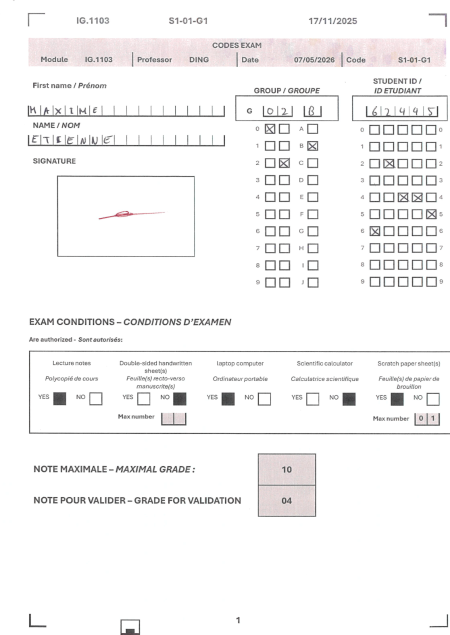
#> input picture utils/assets/form_template_ref.png, 900 x 1270 px (shown at 1/2 size); its folder holds only this picture in this run
$ python -i ocr_utils_backup.py   (imports and definitions only)
#> lines starting #> are read from the running program, lines starting #| are printed output that depends on the picture; after the words box and inside, x2 and y2 are one past the last pixel; in counts of white or black regions, pixels touching at a corner belong together
#> further down, picture is the input picture: shape (1270, 900, 3); mean B, G, R 245.5, 245.4, 246.1
"""
OCR pour textes imprimés et manuscrits.

Backend principal : easyocr (pur Python, sans binaire externe).
Pour les petites cases numériques : classification bas niveau par
analyse de composantes connexes (sans OCR externe).
"""

import re
import cv2
import numpy as np

# -----------------------------------------------------------------------
# Initialisation easyocr (singleton, chargé une seule fois)
# -----------------------------------------------------------------------
_reader = None

def _get_reader():
    global _reader
    if _reader is None:
        import easyocr
        _reader = easyocr.Reader(['en', 'fr'], verbose=False)
    return _reader


# -----------------------------------------------------------------------
# Prétraitement commun
# -----------------------------------------------------------------------

def _to_gray(img: np.ndarray) -> np.ndarray:
    return img if len(img.shape) == 2 else cv2.cvtColor(img, cv2.COLOR_BGR2GRAY)


# [22 lines left out: functions _upscale_binarize, _extract_ink_channel, not called in this run]


# -----------------------------------------------------------------------
# Lecture via easyocr
# -----------------------------------------------------------------------

def _ocr_raw(img: np.ndarray, allowlist: str | None = None) -> str:
    """Lance easyocr et retourne le texte brut concaténé."""
    reader = _get_reader()
    kwargs = {}
    if allowlist:
        kwargs["allowlist"] = allowlist
    try:
        results = reader.readtext(img, detail=0, **kwargs)
        return " ".join(str(r) for r in results).strip()
    except Exception:
        return ""


# [4 lines left out: function ocr_text, not called in this run]


# -----------------------------------------------------------------------
# Lecture de la bande CODES EXAM
# -----------------------------------------------------------------------

_RE_MODULE  = re.compile(r"Module\s*[|:\s]\s*([\w.]+)", re.IGNORECASE)
_RE_PROF    = re.compile(r"Profess(?:or|eur)\s*[|:\s]\s*([\w-]+)", re.IGNORECASE)
_RE_DATE    = re.compile(r"Date\s*[|:\s]\s*(\d{1,2}[/.\-]\d{1,2}[/.\-]\d{2,4})",
                         re.IGNORECASE)
_RE_CODE    = re.compile(r"Code\s*[|:\s]\s*([\w-]+)", re.IGNORECASE)
# Date nue sans label (ex: "17/11/2025" dans le header du haut)
_RE_DATE_BARE = re.compile(r"\b(\d{1,2}[/.\-]\d{1,2}[/.\-]\d{2,4})\b")


# [260 lines left out: functions ocr_top_header, ocr_codes_exam, _digit_features, _classify_digit, ocr_digit, _segment_digits, not called in this run]


def ocr_number(img: np.ndarray) -> int | None:
    """
    Lit un entier imprimé dans une case (ex : Note maximale = 20).
    Essaie easyocr d'abord, puis segmentation + classification bas niveau.
    """
    if img is None or img.size == 0:
        return None

    # -- Tentative easyocr (upscale agressif) ----------------------------
    gray = _to_gray(img)
    big  = cv2.resize(gray, (gray.shape[1] * 6, gray.shape[0] * 6),
                      interpolation=cv2.INTER_CUBIC)
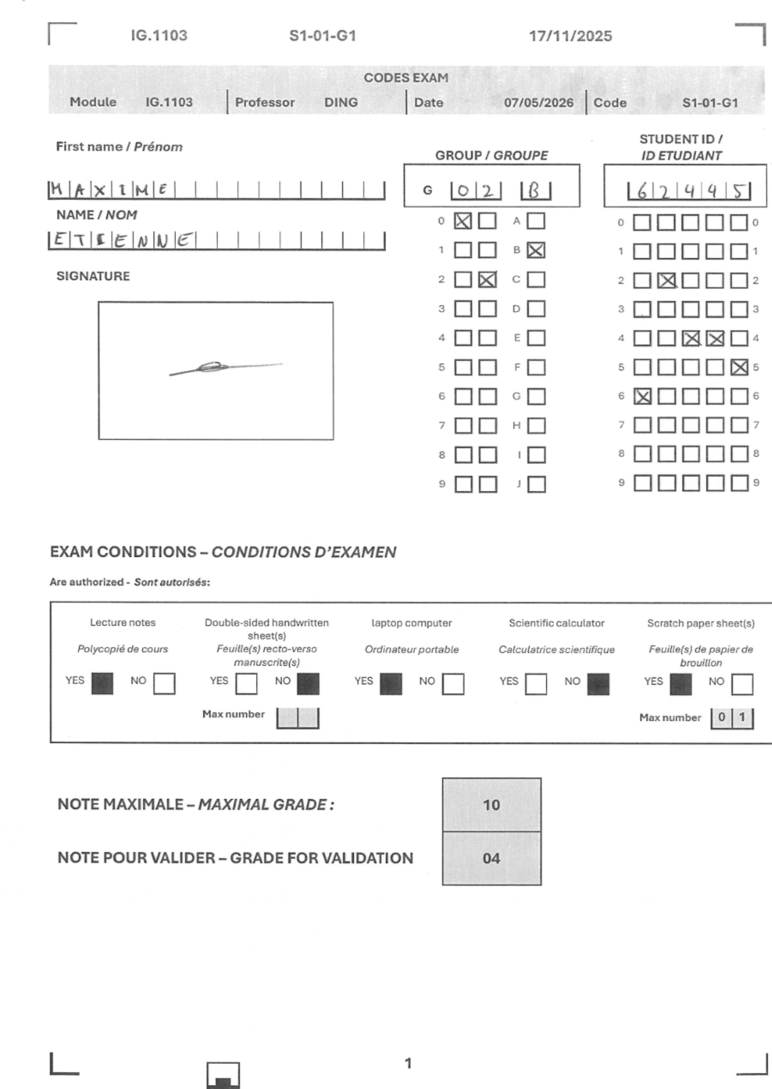
#> big: shape (7620, 5400) (shown at 1/7 size); min 22, max 255, mean 245.5
    _, thresh = cv2.threshold(big, 0, 255,
                              cv2.THRESH_BINARY + cv2.THRESH_OTSU)
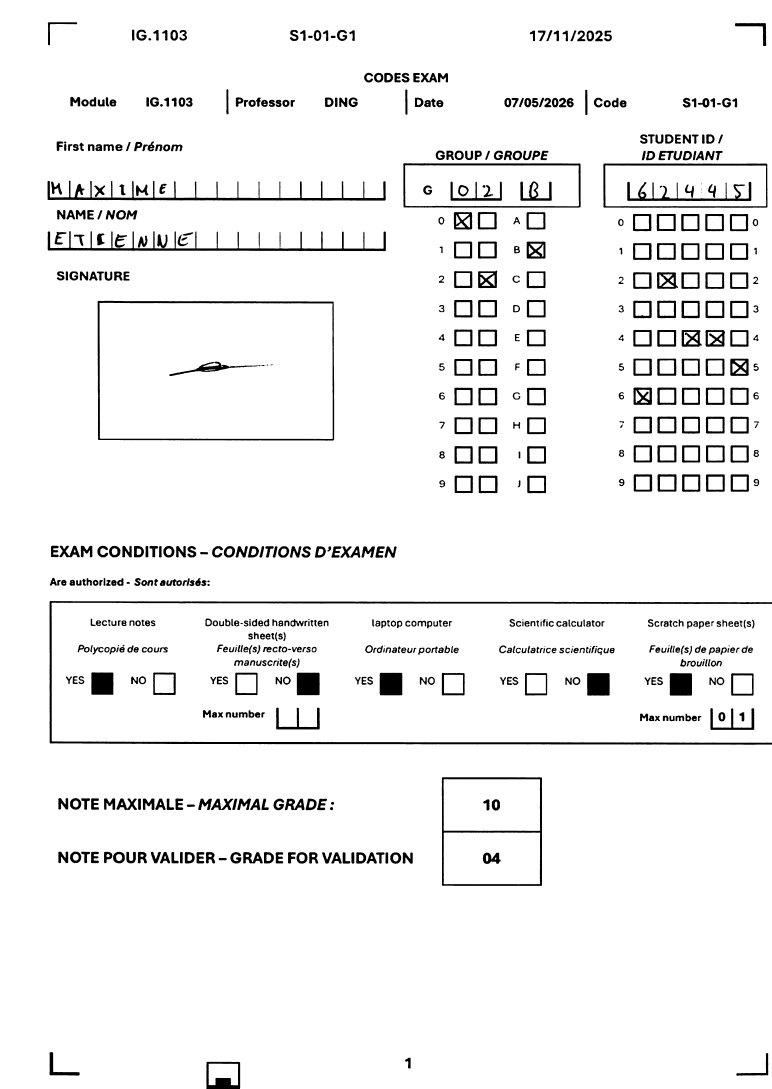
#> thresh: shape (7620, 5400) (shown at 1/7 size); 94.8% white; 726 black regions (2 under 20 px), largest, box (x1, y1, x2, y2) and area: (347, 4207, 5400, 5213) 146229, (333, 1265, 2700, 1404) 62973, (683, 2106, 2339, 3084) 60988
    text = _ocr_raw(thresh, allowlist="0123456789")
    text = re.sub(r"\D", "", text)
    if text:
        try:
            return int(text)
        except ValueError:
            pass

    # -- Fallback : segmentation bas niveau + classification ---------------
    digit_imgs = _segment_digits(gray)
    if digit_imgs:
        digits = [_classify_digit(d) for d in digit_imgs]
        try:
            return int("".join(str(d) for d in digits))
        except Exception:
            pass
    return None


# -----------------------------------------------------------------------
# Lecture des réponses numériques manuscrites
# -----------------------------------------------------------------------

# [116 lines left out: functions _ocr_handwritten, _segment_mantisse, ocr_handwritten_mantisse, not called in this run]


>>> import cv2
>>> picture = cv2.imread('assets/form_template_ref.png')
#> (the run stopped early here; a loop or call above may not have finished)
